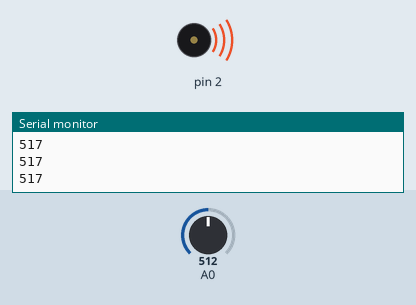
Bench run of a sketch on a simulated Arduino Uno, built with avr-gcc and run on an emulated ATmega328P. On the bench: buzzer (waves = sounding), the last lines printed to the serial monitor. The inputs (shaded band) are chosen by the test bench; at power-on: A0 = 512.

Above: at 1.2 s.
1.3 s: A0 set to 1001
2.8 s: A0 set to 1017
At 3.9 s:
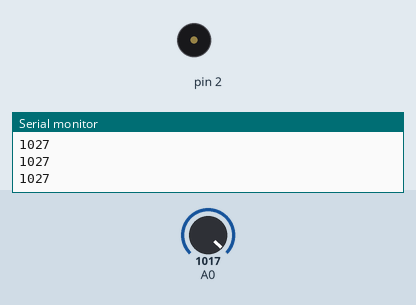
4.4 s: A0 set to 900
At 4.9 s:
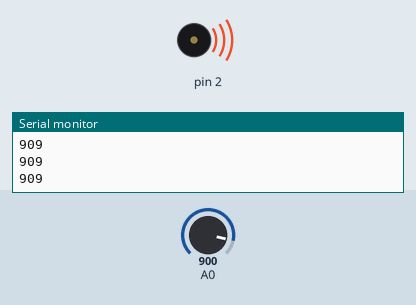
5.9 s: A0 set to 1023
At 6.6 s:
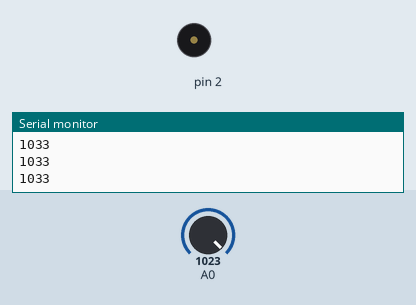
Timing chart, 0 to 8.6 s (numbered marks = the images above; inputs shaded):
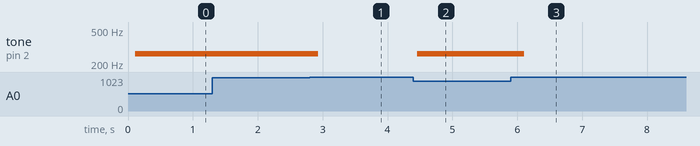

The sketch:

frutas.ino
```cpp
//#include <Keyboard.h>

#define C3 262 //131

void setup() {
  // put your setup code here, to run once:
  pinMode(A0, INPUT);
  pinMode(2, OUTPUT);
  Serial.begin(9600);
  //Keyboard.begin();
}

void loop() {
  // put your main code here, to run repeatedly:
  long amostra = 0, media = 0, soma = 0;
  for (int i = 0; i <= 100; i++) {
    amostra = analogRead(A0);
    soma += amostra;
    delay(1);
  }
  media = soma / 100;
  Serial.println(media);
  if (media < 1020) {
    tone(2, C3);
    //Keyboard.print("q");
  }else {
    noTone(2);
  }
  delay(5);
}
```

Measured:
- the behaviour switches between 1009 and 1010 on A0 (found by bisection; images 0 and 1)
- after the input at 2.8 s, tone on pin 2: 262 Hz → silent after 0.13 s
- after the input at 4.4 s, tone on pin 2: silent → 262 Hz after 0.06 s
- after the input at 5.9 s, tone on pin 2: 262 Hz → silent after 0.21 s
